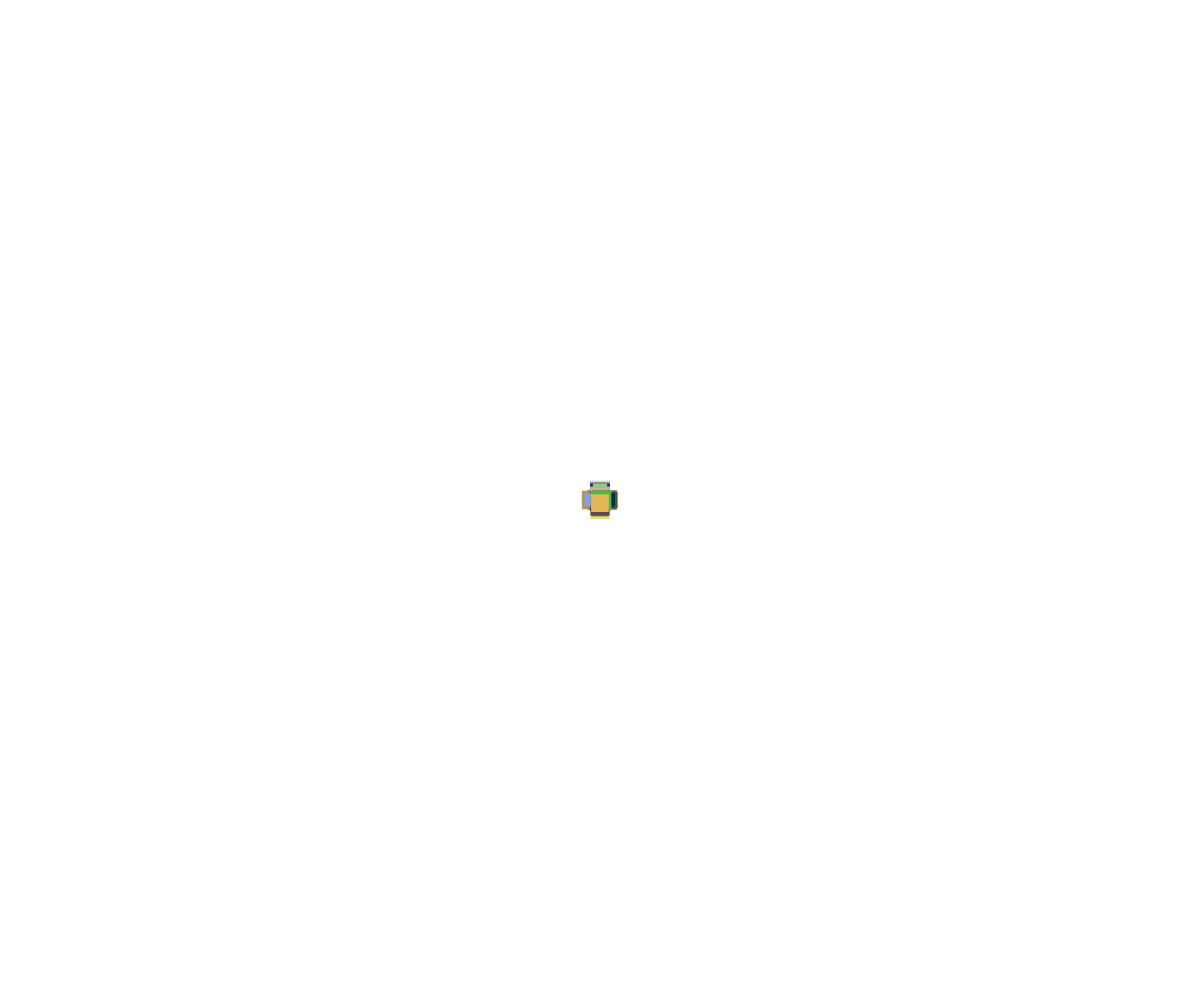
Frame 1 (no input)
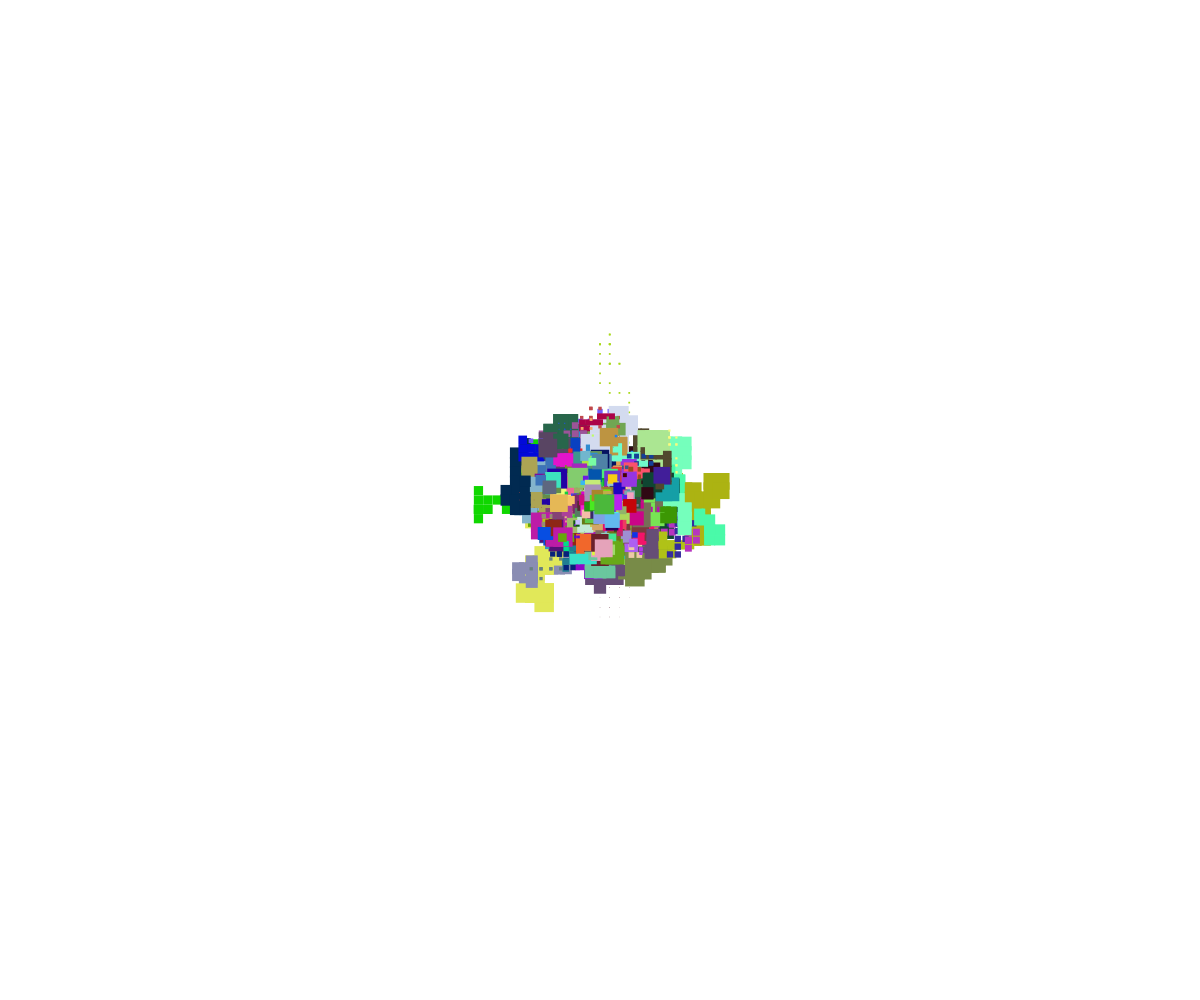
Frame 60 (no input)
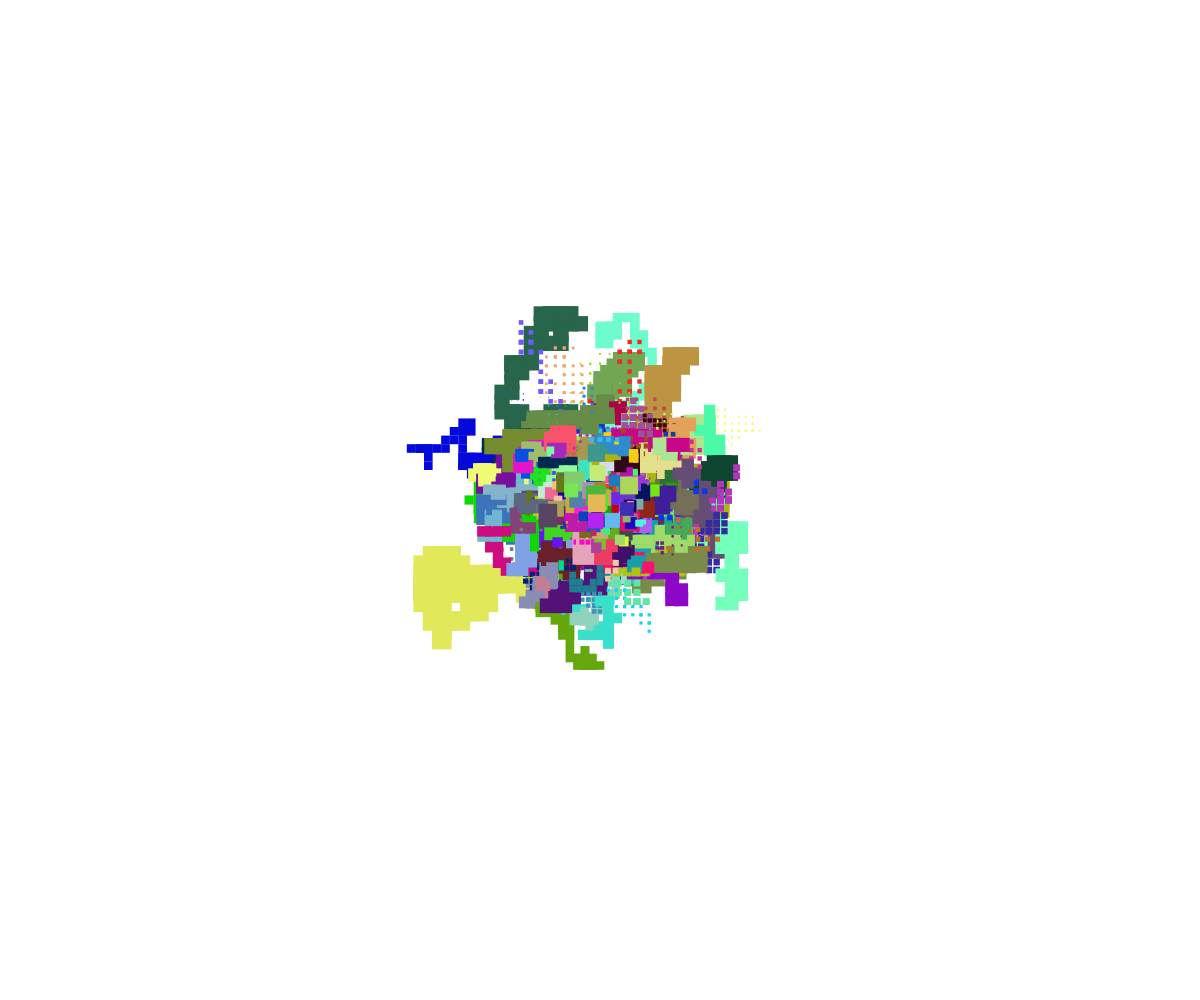
Frame 120 (the mouse pressed at the canvas centre since frame 60)

The p5.js sketch that drew these frames (run headless with seeded random() and noise() and a simulated clock; from frame 60 on, the mouse is pressed at the canvas centre):

// p5.js sketch
// ── sketch.js
// Intro to Objects and Classes
// Talha Ali Murad
// 10-02-2023
//
// Random walker class + multiple objects

// global variables
let w = [];
const NUM_WALKERS = 300;

function setup() {
  createCanvas(windowWidth, windowHeight);
  for(let i = 0; i < NUM_WALKERS; i++){
    let randColor = color(random(255), random(255), random(255));
    w.push(new Walker(width/2, height/2, randColor));
  }
}

function draw() {
  // background(220);
  for(let current of w){
    current.move();
    current.display();
  }
}

class Walker {
  // class constructor and properties
  constructor(x, y, c){
    this.x = x;
    this.y = y;
    this.c = c;
    this.size = random(20);
    this.speed = random(10);
  }

  // class methods
  move(){ // equally likely chace to move in any direction
    let moveChoice = Math.floor(random(0,4));
    if(moveChoice===0) this.y -= this.speed; // LEFT
    else if(moveChoice===1) this.y += this.speed; // RIGHT
    else if(moveChoice===2) this.x -= this.speed; // UP
    else this.x += this.speed; // DOWN
  }

  display(){ // render the walker on the screen at x, y
    rectMode(CENTER);
    noStroke();
    fill(this.c);
    square(this.x, this.y, this.size);
  }
}
